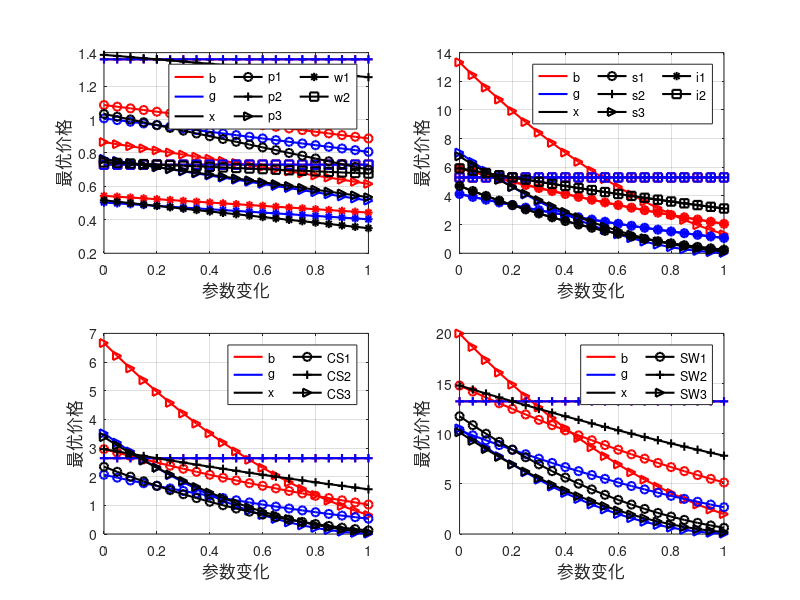

Recreate this plot in MATLAB.
clear all;
clc;

% 固定参数赋值
a = 0.7;
q = 0.5;
c1 = 0.3;
c2 = 0.5;
m1 = 0.3;
m2 = 0.4;
m3 = 0.5;
f1 = 0.7;
f2 = 0.9;
f3 = 0.6;
t1 = 0.5;
t2 = 0.2;
t3 = 0.45;
n = 100;

% 设置图像大小
figure('Position', [100, 100, 1200, 800]);
hold on;
set(gcf, 'color', 'w');

subplot(2, 2, 1);
hold on;

% 第一个情形：质量问题的负面影响对结果的影响
b = 0:0.05:1;
g = 0.2; r = 0.5; e = 0.2; x = 0.2;

p1 = (1 / 3) * (2 - 2 * ((1 - a) * (b + g) - f1 * (r + e) + t1 * x) + m1 + c1)+b-b;
p2 = (1 / 3) * (2 - 2 * (-f2 * (r + e) + t2 * x) + m2 + c2)+b-b;
p3 = (1 / 2) * (1 - ((1 - q) * (b + g) - f3 * (r + e) + t3 * x) + m3)+b-b;
w1 = (1 / 3) * (1 - ((1 - a) * (b + g) - f1 * (r + e) + t1 * x) - m1 + 2 * c1)+b-b;
w2 = (1 / 3) * (1 - (-f2 * (r + e) + t2 * x) - m2 + 2 * c2)+b-b;


plot(b, p1, 'r-o', 'LineWidth', 1.5);
plot(b, p2, 'r-+', 'LineWidth', 1.5);
plot(b, p3, 'r->', 'LineWidth', 1.5);
plot(b, w1, 'r-*', 'LineWidth', 1.5);
plot(b, w2, 'r-s', 'LineWidth', 1.5);

% 第三个情形：不确定因素产生的环境变量
b = 0.6; r = 0.5; e = 0.2; x = 0.2;
g = 0:0.05:1;

p1 = (1 / 3) * (2 - 2 * ((1 - a) * (b + g) - f1 * (r + e) + t1 * x) + m1 + c1)+g-g;
p2 = (1 / 3) * (2 - 2 * (-f2 * (r + e) + t2 * x) + m2 + c2)+g-g;
p3 = (1 / 2) * (1 - ((1 - q) * (b + g) - f3 * (r + e) + t3 * x) + m3)+g-g;
w1 = (1 / 3) * (1 - ((1 - a) * (b + g) - f1 * (r + e) + t1 * x) - m1 + 2 * c1)+g-g;
w2 = (1 / 3) * (1 - (-f2 * (r + e) + t2 * x) - m2 + 2 * c2)+g-g;


plot(g, p1, 'b-o', 'LineWidth', 1.5);
plot(g, p2, 'b-+', 'LineWidth', 1.5);
plot(g, p3, 'b->', 'LineWidth', 1.5);
plot(g, w1, 'b-*', 'LineWidth', 1.5);
plot(g, w2, 'b-s', 'LineWidth', 1.5);

% 第五个情形：搜索时间带来的负面影响
b = 0.6; g = 0.2; r = 0.5; e = 0.2;
x = 0:0.05:1;

p1 = (1 / 3) * (2 - 2 * ((1 - a) * (b + g) - f1 * (r + e) + t1 * x) + m1 + c1)+x-x;
p2 = (1 / 3) * (2 - 2 * (-f2 * (r + e) + t2 * x) + m2 + c2)+x-x;
p3 = (1 / 2) * (1 - ((1 - q) * (b + g) - f3 * (r + e) + t3 * x) + m3)+x-x;
w1 = (1 / 3) * (1 - ((1 - a) * (b + g) - f1 * (r + e) + t1 * x) - m1 + 2 * c1)+x-x;
w2 = (1 / 3) * (1 - (-f2 * (r + e) + t2 * x) - m2 + 2 * c2)+x-x;


plot(x, p1, 'k-o', 'LineWidth', 1.5);
plot(x, p2, 'k-+', 'LineWidth', 1.5);
plot(x, p3, 'k->', 'LineWidth', 1.5);
plot(x, w1, 'k-*', 'LineWidth', 1.5);
plot(x, w2, 'k-s', 'LineWidth', 1.5);

xlabel('参数变化', 'FontSize', 12);
ylabel('最优价格', 'FontSize', 12);

% 创建虚拟线条用于图例
h1 = plot(NaN, NaN, 'r-', 'LineWidth', 1.5, 'DisplayName', 'b');
h2 = plot(NaN, NaN, 'b-', 'LineWidth', 1.5, 'DisplayName', 'g');
h3 = plot(NaN, NaN, 'k-', 'LineWidth', 1.5, 'DisplayName', 'x');

h4 = plot(NaN, NaN, 'k-o', 'LineWidth', 1.5, 'DisplayName', 'p1');
h5 = plot(NaN, NaN, 'k-+', 'LineWidth', 1.5, 'DisplayName', 'p2');
h6 = plot(NaN, NaN, 'k->', 'LineWidth', 1.5, 'DisplayName', 'p3');
h7 = plot(NaN, NaN, 'k-*', 'LineWidth', 1.5, 'DisplayName', 'w1');
h8 = plot(NaN, NaN, 'k-s', 'LineWidth', 1.5, 'DisplayName', 'w2');

% 设置图例
legend([h1, h2, h3, h4, h5, h6, h7, h8], 'NumColumns', 3, 'Location', 'best');

grid on;
box on;
hold off;



subplot(2, 2, 2);
hold on;

% 第一个情形：质量问题的负面影响对结果的影响
b = 0:0.05:1;
g = 0.2; r = 0.5; e = 0.2; x = 0.2;

s1=(1/9)*n*((1-((1-a)*(b+g)-f1*(r+e)+t1*x)-m1-c1).^2);
s2=(1/9)*n*((1-(-f2*(r+e)+t2*x)-m2-c2).^2)+b-b;
s3=(1/4)*n*((1-((1-q)*(b+g)-f3*(r+e)+t3*x)-m3).^2);
i1=(1/9)*n*((1-((1-a)*(b+g)-f1*(r+e)+t1*x)-m1-c1).^2);
i2=(1/9)*n*((1-(-f2*(r+e)+t2*x)-m2-c2).^2)+b-b;


plot(b, s1, 'r-o', 'LineWidth', 1.5);
plot(b, s2, 'r-+', 'LineWidth', 1.5);
plot(b, s3, 'r->', 'LineWidth', 1.5);
plot(b, i1, 'r-*', 'LineWidth', 1.5);
plot(b, i2, 'r-s', 'LineWidth', 1.5);

% 第三个情形：不确定因素产生的环境变量
b = 0.6; r = 0.5; e = 0.2; x = 0.2;
g = 0:0.05:1;

s1=(1/9)*n*((1-((1-a)*(b+g)-f1*(r+e)+t1*x)-m1-c1).^2);
s3=(1/4)*n*((1-((1-q)*(b+g)-f3*(r+e)+t3*x)-m3).^2);
s2=(1/9)*n*((1-(-f2*(r+e)+t2*x)-m2-c2).^2)+g-g;
i1=(1/9)*n*((1-((1-a)*(b+g)-f1*(r+e)+t1*x)-m1-c1).^2);
i2=(1/9)*n*((1-(-f2*(r+e)+t2*x)-m2-c2).^2)+g-g;


plot(g, s1, 'b-o', 'LineWidth', 1.5);
plot(g, s2, 'b-+', 'LineWidth', 1.5);
plot(g, s3, 'b->', 'LineWidth', 1.5);
plot(g, i1, 'b-*', 'LineWidth', 1.5);
plot(g, i2, 'b-s', 'LineWidth', 1.5);

% 第五个情形：搜索时间带来的负面影响
b = 0.6; g = 0.2; r = 0.5; e = 0.2;
x = 0:0.05:1;

s1=(1/9)*n*((1-((1-a)*(b+g)-f1*(r+e)+t1*x)-m1-c1).^2);
s2=(1/9)*n*((1-(-f2*(r+e)+t2*x)-m2-c2).^2);
s3=(1/4)*n*((1-((1-q)*(b+g)-f3*(r+e)+t3*x)-m3).^2);
i1=(1/9)*n*((1-((1-a)*(b+g)-f1*(r+e)+t1*x)-m1-c1).^2);
i2=(1/9)*n*((1-(-f2*(r+e)+t2*x)-m2-c2).^2);


plot(x, s1, 'k-o', 'LineWidth', 1.5);
plot(x, s2, 'k-+', 'LineWidth', 1.5);
plot(x, s3, 'k->', 'LineWidth', 1.5);
plot(x, i1, 'k-*', 'LineWidth', 1.5);
plot(x, i2, 'k-s', 'LineWidth', 1.5);

xlabel('参数变化', 'FontSize', 12);
ylabel('最优价格', 'FontSize', 12);

% 创建虚拟线条用于图例
h1 = plot(NaN, NaN, 'r-', 'LineWidth', 1.5, 'DisplayName', 'b');
h2 = plot(NaN, NaN, 'b-', 'LineWidth', 1.5, 'DisplayName', 'g');
h3 = plot(NaN, NaN, 'k-', 'LineWidth', 1.5, 'DisplayName', 'x');

h4 = plot(NaN, NaN, 'k-o', 'LineWidth', 1.5, 'DisplayName', 's1');
h5 = plot(NaN, NaN, 'k-+', 'LineWidth', 1.5, 'DisplayName', 's2');
h6 = plot(NaN, NaN, 'k->', 'LineWidth', 1.5, 'DisplayName', 's3');
h7 = plot(NaN, NaN, 'k-*', 'LineWidth', 1.5, 'DisplayName', 'i1');
h8 = plot(NaN, NaN, 'k-s', 'LineWidth', 1.5, 'DisplayName', 'i2');

% 设置图例
legend([h1, h2, h3, h4, h5, h6, h7, h8], 'NumColumns', 3, 'Location', 'best');

grid on;
box on;
hold off;

subplot(2, 2, 3);
hold on;

% 第一个情形：质量问题的负面影响对结果的影响
b = 0:0.05:1;
g = 0.2; r = 0.5; e = 0.2; x = 0.2;

CS1=(1/18)*n*((1-((1-a)*(b+g)-f1*(r+e)+t1*x)-m1-c1).^2);
CS2=(1/18)*n*((1-(-f2*(r+e)+t2*x)-m2-c2).^2)+b-b;
CS3=(1/8)*n*((1-((1-q)*(b+g)-f3*(r+e)+t3*x)-m3).^2);

plot(b, CS1, 'r-o', 'LineWidth', 1.5);
plot(b, CS2, 'r-+', 'LineWidth', 1.5);
plot(b, CS3, 'r->', 'LineWidth', 1.5);

% 第三个情形：不确定因素产生的环境变量
b = 0.6; r = 0.5; e = 0.2; x = 0.2;
g = 0:0.05:1;

CS1=(1/18)*n*((1-((1-a)*(b+g)-f1*(r+e)+t1*x)-m1-c1).^2);
CS2=(1/18)*n*((1-(-f2*(r+e)+t2*x)-m2-c2).^2)+g-g;
CS3=(1/8)*n*((1-((1-q)*(b+g)-f3*(r+e)+t3*x)-m3).^2);

plot(g, CS1, 'b-o', 'LineWidth', 1.5);
plot(g, CS2, 'b-+', 'LineWidth', 1.5);
plot(g, CS3, 'b->', 'LineWidth', 1.5);

% 第五个情形：搜索时间带来的负面影响
b = 0.6; g = 0.2; r = 0.5; e = 0.2;
x = 0:0.05:1;

CS1=(1/18)*n*((1-((1-a)*(b+g)-f1*(r+e)+t1*x)-m1-c1).^2);
CS2=(1/18)*n*((1-(-f2*(r+e)+t2*x)-m2-c2).^2);
CS3=(1/8)*n*((1-((1-q)*(b+g)-f3*(r+e)+t3*x)-m3).^2);

plot(x, CS1, 'k-o', 'LineWidth', 1.5);
plot(x, CS2, 'k-+', 'LineWidth', 1.5);
plot(x, CS3, 'k->', 'LineWidth', 1.5);


xlabel('参数变化', 'FontSize', 12);
ylabel('最优价格', 'FontSize', 12);

% 创建虚拟线条用于图例
h1 = plot(NaN, NaN, 'r-', 'LineWidth', 1.5, 'DisplayName', 'b');
h2 = plot(NaN, NaN, 'b-', 'LineWidth', 1.5, 'DisplayName', 'g');
h3 = plot(NaN, NaN, 'k-', 'LineWidth', 1.5, 'DisplayName', 'x');

h4 = plot(NaN, NaN, 'k-o', 'LineWidth', 1.5, 'DisplayName', 'CS1');
h5 = plot(NaN, NaN, 'k-+', 'LineWidth', 1.5, 'DisplayName', 'CS2');
h6 = plot(NaN, NaN, 'k->', 'LineWidth', 1.5, 'DisplayName', 'CS3');


% 设置图例
legend([h1, h2, h3, h4, h5, h6], 'NumColumns', 2, 'Location', 'best');

grid on;
box on;
hold off;

subplot(2, 2, 4);
hold on;

% 第一个情形：质量问题的负面影响对结果的影响
b = 0:0.05:1;
g = 0.2; r = 0.5; e = 0.2; x = 0.2;

SW1=(1/18)*5*n*((1-((1-a)*(b+g)-f1*(r+e)+t1*x)-m1-c1).^2);
SW2=(1/18)*5*n*((1-(-f2*(r+e)+t2*x)-m2-c2).^2)+b-b;
SW3=(1/8)*3*n*((1-((1-q)*(b+g)-f3*(r+e)+t3*x)-m3).^2);
plot(b, SW1, 'r-o', 'LineWidth', 1.5);
plot(b, SW2, 'r-+', 'LineWidth', 1.5);
plot(b, SW3, 'r->', 'LineWidth', 1.5);

% 第三个情形：不确定因素产生的环境变量
b = 0.6; r = 0.5; e = 0.2; x = 0.2;
g = 0:0.05:1;

SW1=(1/18)*5*n*((1-((1-a)*(b+g)-f1*(r+e)+t1*x)-m1-c1).^2);
SW2=(1/18)*5*n*((1-(-f2*(r+e)+t2*x)-m2-c2).^2)+g-g;
SW3=(1/8)*3*n*((1-((1-q)*(b+g)-f3*(r+e)+t3*x)-m3).^2);

plot(g, SW1, 'b-o', 'LineWidth', 1.5);
plot(g, SW2, 'b-+', 'LineWidth', 1.5);
plot(g, SW3, 'b->', 'LineWidth', 1.5);

% 第五个情形：搜索时间带来的负面影响
b = 0.6; g = 0.2; r = 0.5; e = 0.2;
x = 0:0.05:1;

SW1=(1/18)*5*n*((1-((1-a)*(b+g)-f1*(r+e)+t1*x)-m1-c1).^2);
SW2=(1/18)*5*n*((1-(-f2*(r+e)+t2*x)-m2-c2).^2);
SW3=(1/8)*3*n*((1-((1-q)*(b+g)-f3*(r+e)+t3*x)-m3).^2);

plot(x, SW1, 'k-o', 'LineWidth', 1.5);
plot(x, SW2, 'k-+', 'LineWidth', 1.5);
plot(x, SW3, 'k->', 'LineWidth', 1.5);


xlabel('参数变化', 'FontSize', 12);
ylabel('最优价格', 'FontSize', 12);

% 创建虚拟线条用于图例
h1 = plot(NaN, NaN, 'r-', 'LineWidth', 1.5, 'DisplayName', 'b');
h2 = plot(NaN, NaN, 'b-', 'LineWidth', 1.5, 'DisplayName', 'g');
h3 = plot(NaN, NaN, 'k-', 'LineWidth', 1.5, 'DisplayName', 'x');

h4 = plot(NaN, NaN, 'k-o', 'LineWidth', 1.5, 'DisplayName', 'SW1');
h5 = plot(NaN, NaN, 'k-+', 'LineWidth', 1.5, 'DisplayName', 'SW2');
h6 = plot(NaN, NaN, 'k->', 'LineWidth', 1.5, 'DisplayName', 'SW3');


% 设置图例
legend([h1, h2, h3, h4, h5, h6], 'NumColumns', 2, 'Location', 'best');

grid on;
box on;
hold off;